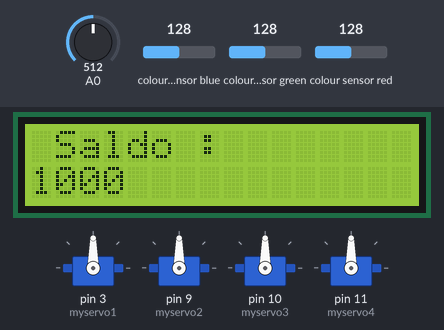
Bench run of a sketch on a simulated Arduino Uno, built with avr-gcc and run on an emulated ATmega328P. Parts: 16×2 character LCD, 4 × servo. Wiring (inferred from the names in the program): TCS3200 colour sensor: output pin 8; S2 pin 6; S3 pin 7; S0 pin 4; S1 pin 5. Inputs (shaded band) come from the test bench; at power-on: A0 = 512, colour sensor blue 128, colour sensor green 128, colour sensor red 128. What the sketch prints to the serial monitor is not drawn.

Above: at 1.2 s.
1.3 s: A0 set to 958
4.3 s: A0 set to 974
At 5.4 s:
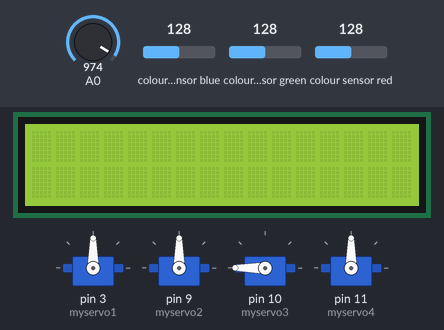
At 6.4 s:
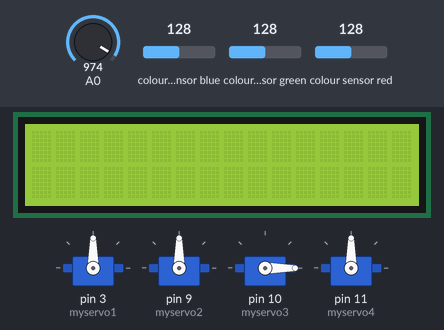
7.3 s: A0 set to 992
At 11.4 s:
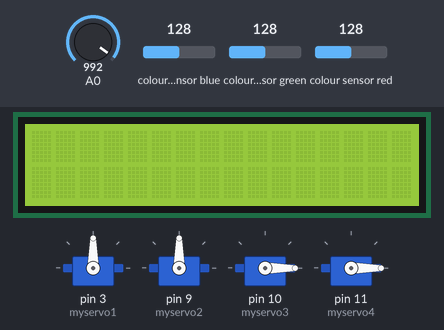
Timing chart, 0 to 19.3 s (numbered marks = the images above; inputs shaded):
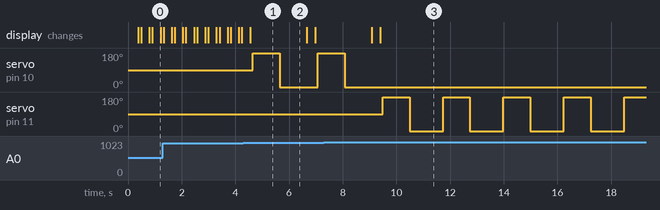

Measured:
- the behaviour switches between 967 and 968 on A0 (found by bisection; images 0 and 1)
- after the input at 4.3 s, servo on pin 10 (myservo3): 90° → 180° after 0.35 s, → 0° 1.0 s later, → 180° 1.4 s later
- after the input at 7.3 s, servo on pin 10 (myservo3): goes on until 8.1 s, then stays 0°; servo on pin 11 (myservo4): alternates 180° for 1.0 s and 0° for 1.3 s, starting after 2.2 s
- what the display in image 1 shows lasts 2.2 s, from 4.5 s to 6.7 s

The sketch:

ALL.ino
```cpp
#include <Servo.h>
#include <LiquidCrystal_I2C.h>

#define S0 4
#define S1 5
#define S2 6
#define S3 7
#define sensorOut 8

LiquidCrystal_I2C lcd(0x27, 16, 2);
Servo myservo1;  //servo1
Servo myservo2;  //servo2
Servo myservo3;  //servo3
Servo myservo4;  //servo4
int pos1 = 0;  //variable for number of degrees for servo1
int pos2 = 0;  //variable for number of degrees for servo2
int pos3 = 0;  //variable for number of degrees for servo3
int pos4 = 0;  //variable for number of degrees for servo4
// Stores frequency read by the photodiodes
int redFrequency = 0;
int greenFrequency = 0;
int blueFrequency = 0;
// Stores the red. green and blue colors
int redColor = 0;
int greenColor = 0;
int blueColor = 0;
int nominal = 0; //jumlah uang
int a;
int buttonValue;

void LCD(){
  lcd.setCursor(0,0); //Defining positon to write from first row,first column .
  lcd.print(" Saldo :"); //You can write 16 Characters per line .
  lcd.setCursor(0,1);  //Defining positon to write from second row,first column .
  lcd.print(nominal);
}

void Sensor(){
  // Setting RED (R) filtered photodiodes to be read
  digitalWrite(S2,LOW);
  digitalWrite(S3,LOW);

  // Reading the output frequency
  redFrequency = pulseIn(sensorOut, LOW);
  // Remaping the value of the RED (R) frequency from 0 to 255
  // You must replace with your own values. Here's an example:
  // redColor = map(redFrequency, 70, 120, 255,0);
  redColor = map(redFrequency, 61, 73, 255,0);

  // Printing the RED (R) value
  Serial.print("R = ");
  Serial.print(redColor);
  delay(100);

  // Setting GREEN (G) filtered photodiodes to be read
  digitalWrite(S2,HIGH);
  digitalWrite(S3,HIGH);

  // Reading the output frequency
  greenFrequency = pulseIn(sensorOut, LOW);
  // Remaping the value of the GREEN (G) frequency from 0 to 255
  // You must replace with your own values. Here's an example:
  // greenColor = map(greenFrequency, 100, 199, 255, 0);
  greenColor = map(greenFrequency, 52, 63, 255, 0);

  // Printing the GREEN (G) value
  Serial.print(" G = ");
  Serial.print(greenColor);
  delay(100);

  // Setting BLUE (B) filtered photodiodes to be read
  digitalWrite(S2,LOW);
  digitalWrite(S3,HIGH);

  // Reading the output frequency
  blueFrequency = pulseIn(sensorOut, LOW);
  // Remaping the value of the BLUE (B) frequency from 0 to 255
  // You must replace with your own values. Here's an example:
  // blueColor = map(blueFrequency, 38, 84, 255, 0);
  blueColor = map(blueFrequency, 68, 80, 255, 0);

  // Printing the BLUE (B) value
  Serial.print(" B = ");
  Serial.print(blueColor);
  delay(100);

  // Checks the current detected color and prints
  // a message in the serial monitor

  if(greenColor >200 && redColor>200 && blueColor >200){
    lcd.clear();
    nominal=nominal+500;
    delay(100);
  }
  else if((redColor > greenColor && redColor > blueColor)&&redColor>0){
    lcd.clear();
    nominal=nominal+1000;
    delay(100);
  }
  else if((greenColor <100 || redColor<100) && blueColor <10){
    nominal=nominal;
  }
  else if(blueColor > redColor && blueColor > greenColor){
    lcd.clear();
    nominal=nominal+2000;
    delay(100);
  }
}

void setup() {
// Setting the outputs
  pinMode(S0, OUTPUT);
  pinMode(S1, OUTPUT);
  pinMode(S2, OUTPUT);
  pinMode(S3, OUTPUT);

  // Setting the sensorOut as an input
  pinMode(sensorOut, INPUT);

  // Setting frequency scaling to 20%
  digitalWrite(S0,HIGH);
  digitalWrite(S1,LOW);

  // Begins serial communication
  Serial.begin(9600);

  lcd.begin();//Defining 16 columns and 2 rows of lcd display
  lcd.backlight();//To Power ON the back light

  myservo1.attach(3); //activating pin 3 for servo 1
  myservo2.attach(9); //activating pin 9 for servo 2
  myservo3.attach(10); //activating pin 10 for servo 3
  myservo4.attach(11); //activating pin 11 for servo 4

}

void loop() {
  LCD();
  Sensor();

  buttonValue = analogRead(A0); //Read analog value from A0 pin

  //For 1st button:
  if (buttonValue>=997 && buttonValue<=1006){
    if(nominal>=3500){
    Serial.println("button 4 is pressed!");
    myservo1.write(180); //setting servo1 to 0 degrees
    delay(1000);
    myservo1.write(0); //setting servo1 to 180 degrees
    delay(1000);
    lcd.clear();
    nominal=nominal-3500;
    }
  }
  //For 2nd button:
  else if (buttonValue>=923 && buttonValue<=935){
    if(nominal>=2500){
    Serial.println("button 2 is pressed!");
    myservo2.write(180); //setting servo1 to 0 degrees
    delay(1000);
    myservo2.write(0); //setting servo1 to 180 degrees
    delay(1000);
    lcd.clear();
    nominal=nominal-2500;
    }
  }
  //For 3rd button:
  else if (buttonValue>=968  && buttonValue<=978){
    if(nominal>=1500){
    Serial.println("button 3 is pressed!");
    myservo3.write(180); //setting servo1 to 0 degrees
    delay(1000);
    myservo3.write(0); //setting servo1 to 180 degrees
    delay(1000);
    lcd.clear();
    nominal=nominal-1500;
    }
  }
  //For 4th button:
  else if (buttonValue>=987  && buttonValue<=993){
    Serial.println("button 4 is pressed!");
    a= int(nominal/500);
    for(int j=1;j<=nominal/500;j=j+1){
      myservo4.write(180); //setting servo1 to 0 degrees
      delay(1000);
      myservo4.write(0); //setting servo1 to 180 degrees
      delay(1000);
      delay(250);
    }
    lcd.clear();
    nominal=0;
  }
}
```
